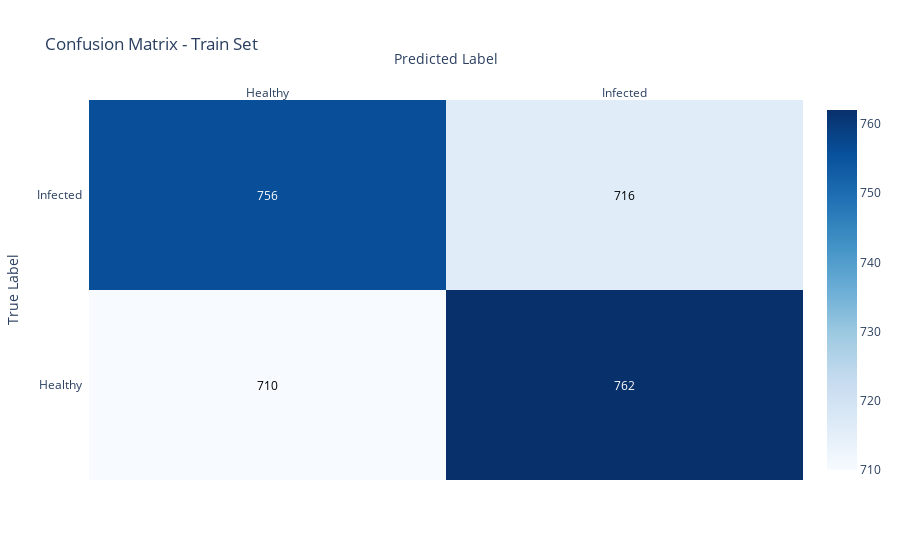
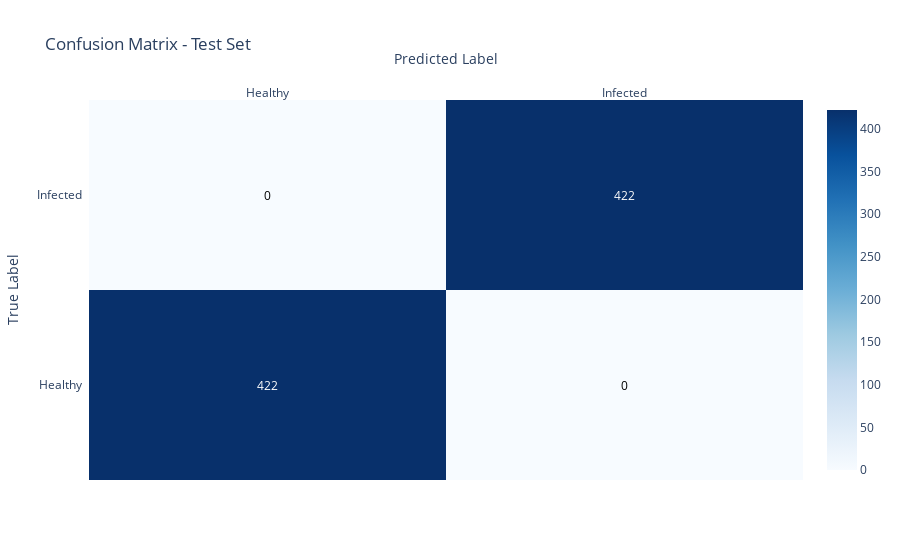

The notebook cell saved with these charts, in order:
### Markdown cell above
## Confusion Matrix

### Code cell
import numpy as np
import pandas as pd
import plotly.figure_factory as ff
import os
import matplotlib.pyplot as plt
from sklearn.metrics import confusion_matrix

# Ensure output directory exists
output_dir = "outputs/v1"
os.makedirs(output_dir, exist_ok=True)

# Get Class Labels
label_map = list(test_set.class_indices.keys())

# Evaluate Model on Train and Test Sets
y_true_train = train_set.classes
y_pred_train = (model_sigmoid.predict(train_set) >= 0.5).astype(int).flatten()

y_true_test = test_set.classes
y_pred_test = (model_sigmoid.predict(test_set) >= 0.5).astype(int).flatten()

# Generate Confusion Matrices
cm_train = confusion_matrix(y_true_train, y_pred_train)
cm_test = confusion_matrix(y_true_test, y_pred_test)

# Convert confusion matrices to DataFrames
df_cm_train = pd.DataFrame(cm_train, index=label_map, columns=label_map)
df_cm_test = pd.DataFrame(cm_test, index=label_map, columns=label_map)

# Function to create interactive Confusion Matrix
def create_confusion_matrix_figure(conf_matrix, title):
    fig = ff.create_annotated_heatmap(
        z=conf_matrix.values,
        x=conf_matrix.columns.tolist(),
        y=conf_matrix.index.tolist(),
        colorscale="Blues",
        showscale=True,
    )
    fig.update_layout(
        title=title,
        xaxis_title="Predicted Label",
        yaxis_title="True Label",
        template="plotly_white",
    )
    return fig

# Create interactive plots
fig_train = create_confusion_matrix_figure(df_cm_train, "Confusion Matrix - Train Set")
fig_test = create_confusion_matrix_figure(df_cm_test, "Confusion Matrix - Test Set")

# Define file paths
train_cm_path = os.path.join(output_dir, "confusion_matrix_train.png")
test_cm_path = os.path.join(output_dir, "confusion_matrix_test.png")

# Save interactive figures as static PNGs
fig_train.write_image(train_cm_path, scale=2)
fig_test.write_image(test_cm_path, scale=2)

# Show both Train and Test Confusion Matrices interactively
fig_train.show()
fig_test.show()

# Display the saved static Confusion Matrices in the notebook
for path, title in zip([train_cm_path, test_cm_path], ["Train Set", "Test Set"]):
    img = plt.imread(path)
    plt.figure(figsize=(6, 6))
    plt.imshow(img)
    plt.axis("off")
    plt.title(f"Confusion Matrix - {title}")
    plt.show()

print(f"Confusion Matrices saved at: {train_cm_path} & {test_cm_path}")

### Figure 1 — Plotly figure (JSON) as saved in the notebook; plotly's stock layout.template omitted (floating-point values rounded to 4 significant figures)
{"data": [{"colorscale": [[0, "rgb(247,251,255)"], [0.125, "rgb(222,235,247)"], [0.25, "rgb(198,219,239)"], [0.375, "rgb(158,202,225)"], [0.5, "rgb(107,174,214)"], [0.625, "rgb(66,146,198)"], [0.75, "rgb(33,113,181)"], [0.875, "rgb(8,81,156)"], [1, "rgb(8,48,107)"]], "reversescale": false, "showscale": true, "type": "heatmap", "x": ["Healthy", "Infected"], "y": ["Healthy", "Infected"], "z": [[710, 762], [756, 716]]}], "layout": {"annotations": [{"font": {"color": "#000000"}, "showarrow": false, "text": "710", "x": "Healthy", "xref": "x", "y": "Healthy", "yref": "y"}, {"font": {"color": "#FFFFFF"}, "showarrow": false, "text": "762", "x": "Infected", "xref": "x", "y": "Healthy", "yref": "y"}, {"font": {"color": "#FFFFFF"}, "showarrow": false, "text": "756", "x": "Healthy", "xref": "x", "y": "Infected", "yref": "y"}, {"font": {"color": "#000000"}, "showarrow": false, "text": "716", "x": "Infected", "xref": "x", "y": "Infected", "yref": "y"}], "title": {"text": "Confusion Matrix - Train Set"}, "xaxis": {"dtick": 1, "gridcolor": "rgb(0, 0, 0)", "side": "top", "ticks": "", "title": {"text": "Predicted Label"}}, "yaxis": {"dtick": 1, "ticks": "", "ticksuffix": "  ", "title": {"text": "True Label"}}}}

### Figure 2 — Plotly figure (JSON) as saved in the notebook; plotly's stock layout.template omitted (floating-point values rounded to 4 significant figures)
{"data": [{"colorscale": [[0, "rgb(247,251,255)"], [0.125, "rgb(222,235,247)"], [0.25, "rgb(198,219,239)"], [0.375, "rgb(158,202,225)"], [0.5, "rgb(107,174,214)"], [0.625, "rgb(66,146,198)"], [0.75, "rgb(33,113,181)"], [0.875, "rgb(8,81,156)"], [1, "rgb(8,48,107)"]], "reversescale": false, "showscale": true, "type": "heatmap", "x": ["Healthy", "Infected"], "y": ["Healthy", "Infected"], "z": [[422, 0], [0, 422]]}], "layout": {"annotations": [{"font": {"color": "#FFFFFF"}, "showarrow": false, "text": "422", "x": "Healthy", "xref": "x", "y": "Healthy", "yref": "y"}, {"font": {"color": "#000000"}, "showarrow": false, "text": "0", "x": "Infected", "xref": "x", "y": "Healthy", "yref": "y"}, {"font": {"color": "#000000"}, "showarrow": false, "text": "0", "x": "Healthy", "xref": "x", "y": "Infected", "yref": "y"}, {"font": {"color": "#FFFFFF"}, "showarrow": false, "text": "422", "x": "Infected", "xref": "x", "y": "Infected", "yref": "y"}], "title": {"text": "Confusion Matrix - Test Set"}, "xaxis": {"dtick": 1, "gridcolor": "rgb(0, 0, 0)", "side": "top", "ticks": "", "title": {"text": "Predicted Label"}}, "yaxis": {"dtick": 1, "ticks": "", "ticksuffix": "  ", "title": {"text": "True Label"}}}}
